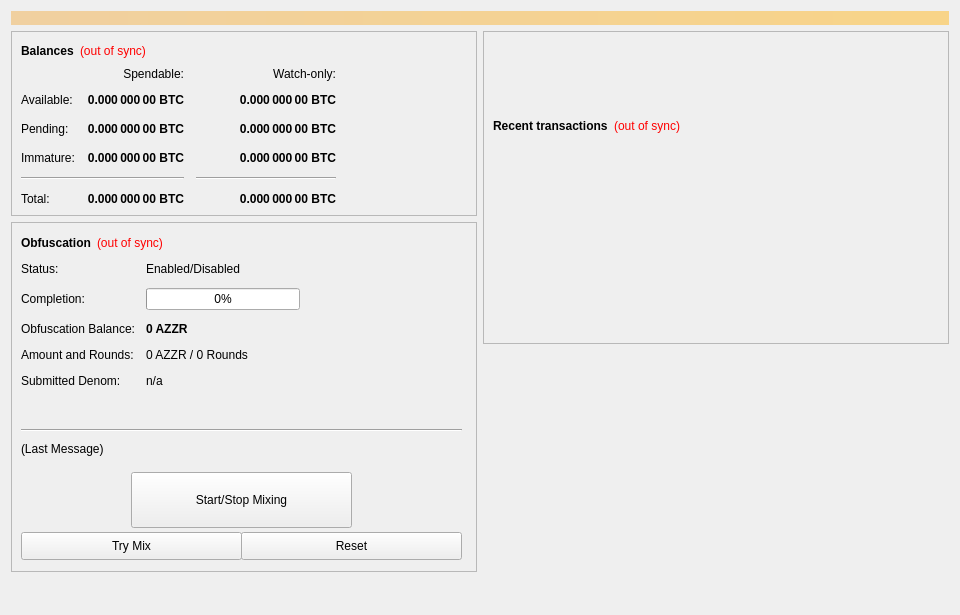
<?xml version="1.0" encoding="UTF-8"?>
<ui version="4.0">
 <class>OverviewPage</class>
 <widget class="QWidget" name="OverviewPage">
  <property name="geometry">
   <rect>
    <x>0</x>
    <y>0</y>
    <width>960</width>
    <height>615</height>
   </rect>
  </property>
  <property name="minimumSize">
   <size>
    <width>960</width>
    <height>0</height>
   </size>
  </property>
  <property name="windowTitle">
   <string>Form</string>
  </property>
  <layout class="QVBoxLayout" name="topLayout">
   <item>
    <widget class="QLabel" name="labelAlerts">
     <property name="visible">
      <bool>false</bool>
     </property>
     <property name="styleSheet">
      <string notr="true">background-color: qlineargradient(x1: 0, y1: 0, x2: 1, y2: 0, stop:0 #F0D0A0, stop:1 #F8D488); color:#000000;</string>
     </property>
     <property name="wordWrap">
      <bool>true</bool>
     </property>
     <property name="margin">
      <number>3</number>
     </property>
    </widget>
   </item>
   <item>
    <layout class="QHBoxLayout" name="horizontalLayout" stretch="1,1">
     <item>
      <layout class="QVBoxLayout" name="verticalLayout_2">
       <item>
        <widget class="QFrame" name="frame">
         <property name="frameShape">
          <enum>QFrame::StyledPanel</enum>
         </property>
         <property name="frameShadow">
          <enum>QFrame::Raised</enum>
         </property>
         <layout class="QVBoxLayout" name="verticalLayout_4">
          <item>
           <layout class="QHBoxLayout" name="horizontalLayout_4">
            <item>
             <widget class="QLabel" name="label_5">
              <property name="font">
               <font>
                <weight>75</weight>
                <bold>true</bold>
               </font>
              </property>
              <property name="text">
               <string>Balances</string>
              </property>
             </widget>
            </item>
            <item>
             <widget class="QLabel" name="labelWalletStatus">
              <property name="cursor">
               <cursorShape>WhatsThisCursor</cursorShape>
              </property>
              <property name="toolTip">
               <string>The displayed information may be out of date. Your wallet automatically synchronizes with the Azzure network after a connection is established, but this process has not completed yet.</string>
              </property>
              <property name="styleSheet">
               <string notr="true">QLabel { color: red; }</string>
              </property>
              <property name="text">
               <string notr="true">(out of sync)</string>
              </property>
              <property name="alignment">
               <set>Qt::AlignLeading|Qt::AlignLeft|Qt::AlignVCenter</set>
              </property>
             </widget>
            </item>
            <item>
             <spacer name="horizontalSpacer_3">
              <property name="orientation">
               <enum>Qt::Horizontal</enum>
              </property>
              <property name="sizeHint" stdset="0">
               <size>
                <width>40</width>
                <height>20</height>
               </size>
              </property>
             </spacer>
            </item>
           </layout>
          </item>
          <item>
           <layout class="QGridLayout" name="gridLayout">
            <property name="spacing">
             <number>12</number>
            </property>
            <item row="2" column="2">
             <widget class="QLabel" name="labelWatchPending">
              <property name="font">
               <font>
                <weight>75</weight>
                <bold>true</bold>
               </font>
              </property>
              <property name="cursor">
               <cursorShape>IBeamCursor</cursorShape>
              </property>
              <property name="toolTip">
               <string>Unconfirmed transactions to watch-only addresses</string>
              </property>
              <property name="text">
               <string notr="true">0.000 000 00 BTC</string>
              </property>
              <property name="alignment">
               <set>Qt::AlignRight|Qt::AlignTrailing|Qt::AlignVCenter</set>
              </property>
              <property name="textInteractionFlags">
               <set>Qt::LinksAccessibleByMouse|Qt::TextSelectableByKeyboard|Qt::TextSelectableByMouse</set>
              </property>
             </widget>
            </item>
            <item row="2" column="1">
             <widget class="QLabel" name="labelUnconfirmed">
              <property name="font">
               <font>
                <weight>75</weight>
                <bold>true</bold>
               </font>
              </property>
              <property name="cursor">
               <cursorShape>IBeamCursor</cursorShape>
              </property>
              <property name="toolTip">
               <string>Total of transactions that have yet to be confirmed, and do not yet count toward the spendable balance</string>
              </property>
              <property name="text">
               <string notr="true">0.000 000 00 BTC</string>
              </property>
              <property name="alignment">
               <set>Qt::AlignRight|Qt::AlignTrailing|Qt::AlignVCenter</set>
              </property>
              <property name="textInteractionFlags">
               <set>Qt::LinksAccessibleByMouse|Qt::TextSelectableByKeyboard|Qt::TextSelectableByMouse</set>
              </property>
             </widget>
            </item>
            <item row="3" column="2">
             <widget class="QLabel" name="labelWatchImmature">
              <property name="font">
               <font>
                <weight>75</weight>
                <bold>true</bold>
               </font>
              </property>
              <property name="cursor">
               <cursorShape>IBeamCursor</cursorShape>
              </property>
              <property name="toolTip">
               <string>Staked or masternode rewards in watch-only addresses that has not yet matured</string>
              </property>
              <property name="text">
               <string notr="true">0.000 000 00 BTC</string>
              </property>
              <property name="alignment">
               <set>Qt::AlignRight|Qt::AlignTrailing|Qt::AlignVCenter</set>
              </property>
              <property name="textInteractionFlags">
               <set>Qt::LinksAccessibleByMouse|Qt::TextSelectableByKeyboard|Qt::TextSelectableByMouse</set>
              </property>
             </widget>
            </item>
            <item row="4" column="0" colspan="2">
             <widget class="Line" name="lineSpendableBalance">
              <property name="orientation">
               <enum>Qt::Horizontal</enum>
              </property>
             </widget>
            </item>
            <item row="4" column="2">
             <widget class="Line" name="lineWatchBalance">
              <property name="sizePolicy">
               <sizepolicy hsizetype="Preferred" vsizetype="Fixed">
                <horstretch>0</horstretch>
                <verstretch>0</verstretch>
               </sizepolicy>
              </property>
              <property name="minimumSize">
               <size>
                <width>140</width>
                <height>0</height>
               </size>
              </property>
              <property name="orientation">
               <enum>Qt::Horizontal</enum>
              </property>
             </widget>
            </item>
            <item row="5" column="0">
             <widget class="QLabel" name="labelTotalText">
              <property name="text">
               <string>Total:</string>
              </property>
             </widget>
            </item>
            <item row="3" column="1">
             <widget class="QLabel" name="labelImmature">
              <property name="font">
               <font>
                <weight>75</weight>
                <bold>true</bold>
               </font>
              </property>
              <property name="cursor">
               <cursorShape>IBeamCursor</cursorShape>
              </property>
              <property name="toolTip">
               <string>Staked or masternode rewards that has not yet matured</string>
              </property>
              <property name="text">
               <string notr="true">0.000 000 00 BTC</string>
              </property>
              <property name="alignment">
               <set>Qt::AlignRight|Qt::AlignTrailing|Qt::AlignVCenter</set>
              </property>
              <property name="textInteractionFlags">
               <set>Qt::LinksAccessibleByMouse|Qt::TextSelectableByKeyboard|Qt::TextSelectableByMouse</set>
              </property>
             </widget>
            </item>
            <item row="2" column="3">
             <spacer name="horizontalSpacer_2">
              <property name="orientation">
               <enum>Qt::Horizontal</enum>
              </property>
              <property name="sizeHint" stdset="0">
               <size>
                <width>40</width>
                <height>20</height>
               </size>
              </property>
             </spacer>
            </item>
            <item row="3" column="0">
             <widget class="QLabel" name="labelImmatureText">
              <property name="text">
               <string>Immature:</string>
              </property>
             </widget>
            </item>
            <item row="5" column="1">
             <widget class="QLabel" name="labelTotal">
              <property name="font">
               <font>
                <weight>75</weight>
                <bold>true</bold>
               </font>
              </property>
              <property name="cursor">
               <cursorShape>IBeamCursor</cursorShape>
              </property>
              <property name="toolTip">
               <string>Your current total balance</string>
              </property>
              <property name="text">
               <string notr="true">0.000 000 00 BTC</string>
              </property>
              <property name="alignment">
               <set>Qt::AlignRight|Qt::AlignTrailing|Qt::AlignVCenter</set>
              </property>
              <property name="textInteractionFlags">
               <set>Qt::LinksAccessibleByMouse|Qt::TextSelectableByKeyboard|Qt::TextSelectableByMouse</set>
              </property>
             </widget>
            </item>
            <item row="5" column="2">
             <widget class="QLabel" name="labelWatchTotal">
              <property name="font">
               <font>
                <weight>75</weight>
                <bold>true</bold>
               </font>
              </property>
              <property name="cursor">
               <cursorShape>IBeamCursor</cursorShape>
              </property>
              <property name="toolTip">
               <string>Current total balance in watch-only addresses</string>
              </property>
              <property name="text">
               <string notr="true">0.000 000 00 BTC</string>
              </property>
              <property name="alignment">
               <set>Qt::AlignRight|Qt::AlignTrailing|Qt::AlignVCenter</set>
              </property>
              <property name="textInteractionFlags">
               <set>Qt::LinksAccessibleByMouse|Qt::TextSelectableByKeyboard|Qt::TextSelectableByMouse</set>
              </property>
             </widget>
            </item>
            <item row="0" column="2">
             <widget class="QLabel" name="labelWatchonly">
              <property name="text">
               <string>Watch-only:</string>
              </property>
              <property name="alignment">
               <set>Qt::AlignRight|Qt::AlignTrailing|Qt::AlignVCenter</set>
              </property>
             </widget>
            </item>
            <item row="1" column="0">
             <widget class="QLabel" name="labelBalanceText">
              <property name="text">
               <string>Available:</string>
              </property>
             </widget>
            </item>
            <item row="1" column="1">
             <widget class="QLabel" name="labelBalance">
              <property name="font">
               <font>
                <weight>75</weight>
                <bold>true</bold>
               </font>
              </property>
              <property name="cursor">
               <cursorShape>IBeamCursor</cursorShape>
              </property>
              <property name="toolTip">
               <string>Your current spendable balance</string>
              </property>
              <property name="text">
               <string notr="true">0.000 000 00 BTC</string>
              </property>
              <property name="alignment">
               <set>Qt::AlignRight|Qt::AlignTrailing|Qt::AlignVCenter</set>
              </property>
              <property name="textInteractionFlags">
               <set>Qt::LinksAccessibleByMouse|Qt::TextSelectableByKeyboard|Qt::TextSelectableByMouse</set>
              </property>
             </widget>
            </item>
            <item row="1" column="2">
             <widget class="QLabel" name="labelWatchAvailable">
              <property name="font">
               <font>
                <weight>75</weight>
                <bold>true</bold>
               </font>
              </property>
              <property name="cursor">
               <cursorShape>IBeamCursor</cursorShape>
              </property>
              <property name="toolTip">
               <string>Your current balance in watch-only addresses</string>
              </property>
              <property name="text">
               <string notr="true">0.000 000 00 BTC</string>
              </property>
              <property name="alignment">
               <set>Qt::AlignRight|Qt::AlignTrailing|Qt::AlignVCenter</set>
              </property>
              <property name="textInteractionFlags">
               <set>Qt::LinksAccessibleByMouse|Qt::TextSelectableByKeyboard|Qt::TextSelectableByMouse</set>
              </property>
             </widget>
            </item>
            <item row="2" column="0">
             <widget class="QLabel" name="labelPendingText">
              <property name="text">
               <string>Pending:</string>
              </property>
             </widget>
            </item>
            <item row="0" column="1">
             <widget class="QLabel" name="labelSpendable">
              <property name="text">
               <string>Spendable:</string>
              </property>
              <property name="alignment">
               <set>Qt::AlignRight|Qt::AlignTrailing|Qt::AlignVCenter</set>
              </property>
             </widget>
            </item>
           </layout>
          </item>
         </layout>
        </widget>
       </item>
       <item>
        <widget class="QFrame" name="frameObfuscation">
         <property name="minimumSize">
          <size>
           <width>0</width>
           <height>350</height>
          </size>
         </property>
         <property name="layoutDirection">
          <enum>Qt::LeftToRight</enum>
         </property>
         <property name="frameShape">
          <enum>QFrame::StyledPanel</enum>
         </property>
         <property name="frameShadow">
          <enum>QFrame::Raised</enum>
         </property>
         <widget class="QWidget" name="formLayoutWidget">
          <property name="geometry">
           <rect>
            <x>10</x>
            <y>40</y>
            <width>451</width>
            <height>161</height>
           </rect>
          </property>
          <layout class="QFormLayout" name="formLayout">
           <property name="fieldGrowthPolicy">
            <enum>QFormLayout::AllNonFixedFieldsGrow</enum>
           </property>
           <property name="horizontalSpacing">
            <number>11</number>
           </property>
           <property name="verticalSpacing">
            <number>12</number>
           </property>
           <item row="0" column="0">
            <widget class="QLabel" name="label_6">
             <property name="text">
              <string>Status:</string>
             </property>
            </widget>
           </item>
           <item row="1" column="0">
            <widget class="QLabel" name="label_7">
             <property name="text">
              <string>Completion:</string>
             </property>
            </widget>
           </item>
           <item row="1" column="1">
            <widget class="QProgressBar" name="obfuscationProgress">
             <property name="maximumSize">
              <size>
               <width>154</width>
               <height>16777215</height>
              </size>
             </property>
             <property name="value">
              <number>0</number>
             </property>
            </widget>
           </item>
           <item row="2" column="0">
            <widget class="QLabel" name="labelAnonymizedText">
             <property name="text">
              <string>Obfuscation Balance:</string>
             </property>
            </widget>
           </item>
           <item row="2" column="1">
            <widget class="QLabel" name="labelAnonymized">
             <property name="font">
              <font>
               <weight>75</weight>
               <bold>true</bold>
              </font>
             </property>
             <property name="text">
              <string notr="true">0 AZZR</string>
             </property>
            </widget>
           </item>
           <item row="3" column="0">
            <widget class="QLabel" name="label_8">
             <property name="text">
              <string>Amount and Rounds:</string>
             </property>
            </widget>
           </item>
           <item row="3" column="1">
            <widget class="QLabel" name="labelAmountRounds">
             <property name="text">
              <string>0 AZZR / 0 Rounds</string>
             </property>
            </widget>
           </item>
           <item row="4" column="0">
            <widget class="QLabel" name="label_9">
             <property name="text">
              <string>Submitted Denom:</string>
             </property>
            </widget>
           </item>
           <item row="4" column="1">
            <widget class="QLabel" name="labelSubmittedDenom">
             <property name="toolTip">
              <string>The denominations you submitted to the Masternode.&lt;br&gt;To mix, other users must submit the exact same denominations.</string>
             </property>
             <property name="text">
              <string>n/a</string>
             </property>
            </widget>
           </item>
           <item row="0" column="1">
            <widget class="QLabel" name="obfuscationEnabled">
             <property name="text">
              <string>Enabled/Disabled</string>
             </property>
            </widget>
           </item>
          </layout>
         </widget>
         <widget class="QPushButton" name="runAutoDenom">
          <property name="geometry">
           <rect>
            <x>251</x>
            <y>17</y>
            <width>1</width>
            <height>1</height>
           </rect>
          </property>
          <property name="palette">
           <palette>
            <active>
             <colorrole role="WindowText">
              <brush brushstyle="SolidPattern">
               <color alpha="255">
                <red>0</red>
                <green>0</green>
                <blue>0</blue>
               </color>
              </brush>
             </colorrole>
             <colorrole role="Button">
              <brush brushstyle="SolidPattern">
               <color alpha="255">
                <red>239</red>
                <green>238</green>
                <blue>238</blue>
               </color>
              </brush>
             </colorrole>
             <colorrole role="Light">
              <brush brushstyle="SolidPattern">
               <color alpha="255">
                <red>255</red>
                <green>255</green>
                <blue>255</blue>
               </color>
              </brush>
             </colorrole>
             <colorrole role="Midlight">
              <brush brushstyle="SolidPattern">
               <color alpha="255">
                <red>247</red>
                <green>246</green>
                <blue>246</blue>
               </color>
              </brush>
             </colorrole>
             <colorrole role="Dark">
              <brush brushstyle="SolidPattern">
               <color alpha="255">
                <red>119</red>
                <green>119</green>
                <blue>119</blue>
               </color>
              </brush>
             </colorrole>
             <colorrole role="Mid">
              <brush brushstyle="SolidPattern">
               <color alpha="255">
                <red>159</red>
                <green>159</green>
                <blue>159</blue>
               </color>
              </brush>
             </colorrole>
             <colorrole role="Text">
              <brush brushstyle="SolidPattern">
               <color alpha="255">
                <red>0</red>
                <green>0</green>
                <blue>0</blue>
               </color>
              </brush>
             </colorrole>
             <colorrole role="BrightText">
              <brush brushstyle="SolidPattern">
               <color alpha="255">
                <red>255</red>
                <green>255</green>
                <blue>255</blue>
               </color>
              </brush>
             </colorrole>
             <colorrole role="ButtonText">
              <brush brushstyle="SolidPattern">
               <color alpha="255">
                <red>0</red>
                <green>0</green>
                <blue>0</blue>
               </color>
              </brush>
             </colorrole>
             <colorrole role="Base">
              <brush brushstyle="SolidPattern">
               <color alpha="255">
                <red>255</red>
                <green>255</green>
                <blue>255</blue>
               </color>
              </brush>
             </colorrole>
             <colorrole role="Window">
              <brush brushstyle="SolidPattern">
               <color alpha="255">
                <red>239</red>
                <green>238</green>
                <blue>238</blue>
               </color>
              </brush>
             </colorrole>
             <colorrole role="Shadow">
              <brush brushstyle="SolidPattern">
               <color alpha="255">
                <red>0</red>
                <green>0</green>
                <blue>0</blue>
               </color>
              </brush>
             </colorrole>
             <colorrole role="AlternateBase">
              <brush brushstyle="SolidPattern">
               <color alpha="255">
                <red>247</red>
                <green>246</green>
                <blue>246</blue>
               </color>
              </brush>
             </colorrole>
             <colorrole role="ToolTipBase">
              <brush brushstyle="SolidPattern">
               <color alpha="255">
                <red>255</red>
                <green>255</green>
                <blue>220</blue>
               </color>
              </brush>
             </colorrole>
             <colorrole role="ToolTipText">
              <brush brushstyle="SolidPattern">
               <color alpha="255">
                <red>0</red>
                <green>0</green>
                <blue>0</blue>
               </color>
              </brush>
             </colorrole>
            </active>
            <inactive>
             <colorrole role="WindowText">
              <brush brushstyle="SolidPattern">
               <color alpha="255">
                <red>0</red>
                <green>0</green>
                <blue>0</blue>
               </color>
              </brush>
             </colorrole>
             <colorrole role="Button">
              <brush brushstyle="SolidPattern">
               <color alpha="255">
                <red>239</red>
                <green>238</green>
                <blue>238</blue>
               </color>
              </brush>
             </colorrole>
             <colorrole role="Light">
              <brush brushstyle="SolidPattern">
               <color alpha="255">
                <red>255</red>
                <green>255</green>
                <blue>255</blue>
               </color>
              </brush>
             </colorrole>
             <colorrole role="Midlight">
              <brush brushstyle="SolidPattern">
               <color alpha="255">
                <red>247</red>
                <green>246</green>
                <blue>246</blue>
               </color>
              </brush>
             </colorrole>
             <colorrole role="Dark">
              <brush brushstyle="SolidPattern">
               <color alpha="255">
                <red>119</red>
                <green>119</green>
                <blue>119</blue>
               </color>
              </brush>
             </colorrole>
             <colorrole role="Mid">
              <brush brushstyle="SolidPattern">
               <color alpha="255">
                <red>159</red>
                <green>159</green>
                <blue>159</blue>
               </color>
              </brush>
             </colorrole>
             <colorrole role="Text">
              <brush brushstyle="SolidPattern">
               <color alpha="255">
                <red>0</red>
                <green>0</green>
                <blue>0</blue>
               </color>
              </brush>
             </colorrole>
             <colorrole role="BrightText">
              <brush brushstyle="SolidPattern">
               <color alpha="255">
                <red>255</red>
                <green>255</green>
                <blue>255</blue>
               </color>
              </brush>
             </colorrole>
             <colorrole role="ButtonText">
              <brush brushstyle="SolidPattern">
               <color alpha="255">
                <red>0</red>
                <green>0</green>
                <blue>0</blue>
               </color>
              </brush>
             </colorrole>
             <colorrole role="Base">
              <brush brushstyle="SolidPattern">
               <color alpha="255">
                <red>255</red>
                <green>255</green>
                <blue>255</blue>
               </color>
              </brush>
             </colorrole>
             <colorrole role="Window">
              <brush brushstyle="SolidPattern">
               <color alpha="255">
                <red>239</red>
                <green>238</green>
                <blue>238</blue>
               </color>
              </brush>
             </colorrole>
             <colorrole role="Shadow">
              <brush brushstyle="SolidPattern">
               <color alpha="255">
                <red>0</red>
                <green>0</green>
                <blue>0</blue>
               </color>
              </brush>
             </colorrole>
             <colorrole role="AlternateBase">
              <brush brushstyle="SolidPattern">
               <color alpha="255">
                <red>247</red>
                <green>246</green>
                <blue>246</blue>
               </color>
              </brush>
             </colorrole>
             <colorrole role="ToolTipBase">
              <brush brushstyle="SolidPattern">
               <color alpha="255">
                <red>255</red>
                <green>255</green>
                <blue>220</blue>
               </color>
              </brush>
             </colorrole>
             <colorrole role="ToolTipText">
              <brush brushstyle="SolidPattern">
               <color alpha="255">
                <red>0</red>
                <green>0</green>
                <blue>0</blue>
               </color>
              </brush>
             </colorrole>
            </inactive>
            <disabled>
             <colorrole role="WindowText">
              <brush brushstyle="SolidPattern">
               <color alpha="255">
                <red>119</red>
                <green>119</green>
                <blue>119</blue>
               </color>
              </brush>
             </colorrole>
             <colorrole role="Button">
              <brush brushstyle="SolidPattern">
               <color alpha="255">
                <red>239</red>
                <green>238</green>
                <blue>238</blue>
               </color>
              </brush>
             </colorrole>
             <colorrole role="Light">
              <brush brushstyle="SolidPattern">
               <color alpha="255">
                <red>255</red>
                <green>255</green>
                <blue>255</blue>
               </color>
              </brush>
             </colorrole>
             <colorrole role="Midlight">
              <brush brushstyle="SolidPattern">
               <color alpha="255">
                <red>247</red>
                <green>246</green>
                <blue>246</blue>
               </color>
              </brush>
             </colorrole>
             <colorrole role="Dark">
              <brush brushstyle="SolidPattern">
               <color alpha="255">
                <red>119</red>
                <green>119</green>
                <blue>119</blue>
               </color>
              </brush>
             </colorrole>
             <colorrole role="Mid">
              <brush brushstyle="SolidPattern">
               <color alpha="255">
                <red>159</red>
                <green>159</green>
                <blue>159</blue>
               </color>
              </brush>
             </colorrole>
             <colorrole role="Text">
              <brush brushstyle="SolidPattern">
               <color alpha="255">
                <red>119</red>
                <green>119</green>
                <blue>119</blue>
               </color>
              </brush>
             </colorrole>
             <colorrole role="BrightText">
              <brush brushstyle="SolidPattern">
               <color alpha="255">
                <red>255</red>
                <green>255</green>
                <blue>255</blue>
               </color>
              </brush>
             </colorrole>
             <colorrole role="ButtonText">
              <brush brushstyle="SolidPattern">
               <color alpha="255">
                <red>119</red>
                <green>119</green>
                <blue>119</blue>
               </color>
              </brush>
             </colorrole>
             <colorrole role="Base">
              <brush brushstyle="SolidPattern">
               <color alpha="255">
                <red>239</red>
                <green>238</green>
                <blue>238</blue>
               </color>
              </brush>
             </colorrole>
             <colorrole role="Window">
              <brush brushstyle="SolidPattern">
               <color alpha="255">
                <red>239</red>
                <green>238</green>
                <blue>238</blue>
               </color>
              </brush>
             </colorrole>
             <colorrole role="Shadow">
              <brush brushstyle="SolidPattern">
               <color alpha="255">
                <red>0</red>
                <green>0</green>
                <blue>0</blue>
               </color>
              </brush>
             </colorrole>
             <colorrole role="AlternateBase">
              <brush brushstyle="SolidPattern">
               <color alpha="255">
                <red>239</red>
                <green>238</green>
                <blue>238</blue>
               </color>
              </brush>
             </colorrole>
             <colorrole role="ToolTipBase">
              <brush brushstyle="SolidPattern">
               <color alpha="255">
                <red>255</red>
                <green>255</green>
                <blue>220</blue>
               </color>
              </brush>
             </colorrole>
             <colorrole role="ToolTipText">
              <brush brushstyle="SolidPattern">
               <color alpha="255">
                <red>0</red>
                <green>0</green>
                <blue>0</blue>
               </color>
              </brush>
             </colorrole>
            </disabled>
           </palette>
          </property>
          <property name="focusPolicy">
           <enum>Qt::NoFocus</enum>
          </property>
          <property name="autoFillBackground">
           <bool>true</bool>
          </property>
          <property name="text">
           <string/>
          </property>
          <property name="flat">
           <bool>true</bool>
          </property>
         </widget>
         <widget class="QPushButton" name="toggleObfuscation">
          <property name="geometry">
           <rect>
            <x>120</x>
            <y>250</y>
            <width>221</width>
            <height>56</height>
           </rect>
          </property>
          <property name="sizePolicy">
           <sizepolicy hsizetype="MinimumExpanding" vsizetype="Fixed">
            <horstretch>0</horstretch>
            <verstretch>0</verstretch>
           </sizepolicy>
          </property>
          <property name="text">
           <string>Start/Stop Mixing</string>
          </property>
         </widget>
         <widget class="Line" name="lineLastMessage">
          <property name="geometry">
           <rect>
            <x>10</x>
            <y>200</y>
            <width>441</width>
            <height>16</height>
           </rect>
          </property>
          <property name="orientation">
           <enum>Qt::Horizontal</enum>
          </property>
         </widget>
         <widget class="QLabel" name="obfuscationStatus">
          <property name="geometry">
           <rect>
            <x>10</x>
            <y>220</y>
            <width>451</width>
            <height>61</height>
           </rect>
          </property>
          <property name="minimumSize">
           <size>
            <width>288</width>
            <height>43</height>
           </size>
          </property>
          <property name="text">
           <string>(Last Message)</string>
          </property>
          <property name="alignment">
           <set>Qt::AlignLeading|Qt::AlignLeft|Qt::AlignTop</set>
          </property>
          <property name="wordWrap">
           <bool>true</bool>
          </property>
         </widget>
         <widget class="QPushButton" name="obfuscationAuto">
          <property name="geometry">
           <rect>
            <x>10</x>
            <y>310</y>
            <width>221</width>
            <height>28</height>
           </rect>
          </property>
          <property name="sizePolicy">
           <sizepolicy hsizetype="MinimumExpanding" vsizetype="Fixed">
            <horstretch>0</horstretch>
            <verstretch>0</verstretch>
           </sizepolicy>
          </property>
          <property name="toolTip">
           <string>Try to manually submit a Obfuscation request.</string>
          </property>
          <property name="text">
           <string>Try Mix</string>
          </property>
         </widget>
         <widget class="QPushButton" name="obfuscationReset">
          <property name="geometry">
           <rect>
            <x>230</x>
            <y>310</y>
            <width>221</width>
            <height>28</height>
           </rect>
          </property>
          <property name="sizePolicy">
           <sizepolicy hsizetype="MinimumExpanding" vsizetype="Fixed">
            <horstretch>0</horstretch>
            <verstretch>0</verstretch>
           </sizepolicy>
          </property>
          <property name="toolTip">
           <string>Reset the current status of Obfuscation (can interrupt Obfuscation if it's in the process of Mixing, which can cost you money!)</string>
          </property>
          <property name="autoFillBackground">
           <bool>false</bool>
          </property>
          <property name="text">
           <string>Reset</string>
          </property>
         </widget>
         <widget class="QWidget" name="layoutWidget">
          <property name="geometry">
           <rect>
            <x>10</x>
            <y>10</y>
            <width>431</width>
            <height>22</height>
           </rect>
          </property>
          <layout class="QHBoxLayout" name="horizontalLayout_5">
           <item>
            <widget class="QLabel" name="label_2">
             <property name="font">
              <font>
               <weight>75</weight>
               <bold>true</bold>
              </font>
             </property>
             <property name="text">
              <string>Obfuscation</string>
             </property>
            </widget>
           </item>
           <item>
            <widget class="QLabel" name="labelObfuscationSyncStatus">
             <property name="toolTip">
              <string>The displayed information may be out of date. Your wallet automatically synchronizes with the Azzure network after a connection is established, but this process has not completed yet.</string>
             </property>
             <property name="styleSheet">
              <string notr="true">QLabel { color: red; }</string>
             </property>
             <property name="text">
              <string notr="true">(out of sync)</string>
             </property>
             <property name="alignment">
              <set>Qt::AlignLeading|Qt::AlignLeft|Qt::AlignVCenter</set>
             </property>
            </widget>
           </item>
           <item>
            <spacer name="horizontalSpacer_4">
             <property name="orientation">
              <enum>Qt::Horizontal</enum>
             </property>
             <property name="sizeHint" stdset="0">
              <size>
               <width>40</width>
               <height>20</height>
              </size>
             </property>
            </spacer>
           </item>
          </layout>
         </widget>
        </widget>
       </item>
       <item>
        <spacer name="verticalSpacer">
         <property name="orientation">
          <enum>Qt::Vertical</enum>
         </property>
         <property name="sizeHint" stdset="0">
          <size>
           <width>20</width>
           <height>40</height>
          </size>
         </property>
        </spacer>
       </item>
      </layout>
     </item>
     <item>
      <layout class="QVBoxLayout" name="verticalLayout_3">
       <item>
        <widget class="QFrame" name="frame_2">
         <property name="frameShape">
          <enum>QFrame::StyledPanel</enum>
         </property>
         <property name="frameShadow">
          <enum>QFrame::Raised</enum>
         </property>
         <layout class="QVBoxLayout" name="verticalLayout">
          <item>
           <spacer name="verticalSpacer_3">
            <property name="orientation">
             <enum>Qt::Vertical</enum>
            </property>
            <property name="sizeType">
             <enum>QSizePolicy::Fixed</enum>
            </property>
            <property name="sizeHint" stdset="0">
             <size>
              <width>20</width>
              <height>75</height>
             </size>
            </property>
           </spacer>
          </item>
          <item>
           <layout class="QHBoxLayout" name="horizontalLayout_2">
            <item>
             <widget class="QLabel" name="label_4">
              <property name="font">
               <font>
                <weight>75</weight>
                <bold>true</bold>
               </font>
              </property>
              <property name="text">
               <string>Recent transactions</string>
              </property>
             </widget>
            </item>
            <item>
             <widget class="QLabel" name="labelTransactionsStatus">
              <property name="cursor">
               <cursorShape>WhatsThisCursor</cursorShape>
              </property>
              <property name="toolTip">
               <string>The displayed information may be out of date. Your wallet automatically synchronizes with the Azzure network after a connection is established, but this process has not completed yet.</string>
              </property>
              <property name="styleSheet">
               <string notr="true">QLabel { color: red; }</string>
              </property>
              <property name="text">
               <string notr="true">(out of sync)</string>
              </property>
              <property name="alignment">
               <set>Qt::AlignRight|Qt::AlignTrailing|Qt::AlignVCenter</set>
              </property>
             </widget>
            </item>
            <item>
             <spacer name="horizontalSpacer">
              <property name="orientation">
               <enum>Qt::Horizontal</enum>
              </property>
              <property name="sizeHint" stdset="0">
               <size>
                <width>40</width>
                <height>20</height>
               </size>
              </property>
             </spacer>
            </item>
           </layout>
          </item>
          <item>
           <widget class="QListView" name="listTransactions">
            <property name="styleSheet">
             <string notr="true">QListView { background: transparent; }</string>
            </property>
            <property name="frameShape">
             <enum>QFrame::NoFrame</enum>
            </property>
            <property name="verticalScrollBarPolicy">
             <enum>Qt::ScrollBarAlwaysOff</enum>
            </property>
            <property name="horizontalScrollBarPolicy">
             <enum>Qt::ScrollBarAlwaysOff</enum>
            </property>
            <property name="selectionMode">
             <enum>QAbstractItemView::NoSelection</enum>
            </property>
           </widget>
          </item>
         </layout>
        </widget>
       </item>
       <item>
        <spacer name="verticalSpacer_2">
         <property name="orientation">
          <enum>Qt::Vertical</enum>
         </property>
         <property name="sizeType">
          <enum>QSizePolicy::Expanding</enum>
         </property>
         <property name="sizeHint" stdset="0">
          <size>
           <width>20</width>
           <height>40</height>
          </size>
         </property>
        </spacer>
       </item>
      </layout>
     </item>
    </layout>
   </item>
  </layout>
 </widget>
 <resources/>
 <connections/>
</ui>
